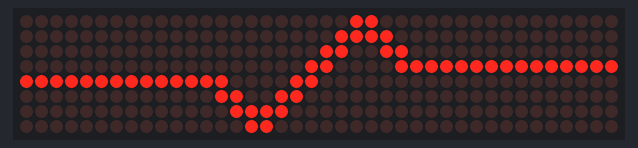
A sketch run on a simulated Arduino Uno, built with avr-gcc and run on an emulated ATmega328P. On the bench: 40×8 LED matrix.

Above: at 1.8 s.

The sketch:

Heart_beat.ino
```cpp
//We always have to include the library
#include "LedControl.h"

/*
 Now we need a LedControl to work with.
 ***** These pin numbers will probably not work with your hardware *****
 pin 12 is connected to the DataIn
 pin 11 is connected to the CLK
 pin 10 is connected to LOAD
 ***** Please set the number of devices you have *****
 But the maximum default of 8 MAX72XX wil also work.
 */
LedControl lc=LedControl(12,11,10,5);

/* we always wait a bit between updates of the display */
unsigned long delaytime=40;
int column=0;
int body=0;

/*
 This time we have more than one device.
 But all of them have to be initialized
 individually.
 */
void setup() {
  //we have already set the number of devices when we created the LedControl
  int devices=lc.getDeviceCount();
  //we have to init all devices in a loop
  for(int address=0;address<devices;address++) {
    /*The MAX72XX is in power-saving mode on startup*/
    lc.shutdown(address,false);
    /* Set the brightness to a medium values */
    lc.setIntensity(address,3);
    /* and clear the display */
    lc.clearDisplay(address);
  }
}

void loop()
{
  lc.setColumn(0,0,B00001000);
  delay(delaytime);
  lc.setColumn(0,1,B00001000);
  delay(delaytime);
  lc.setColumn(0,2,B00001000);
  delay(delaytime);
  lc.setColumn(0,3,B00001000);
  delay(delaytime);
  lc.setColumn(0,4,B00001000);
  delay(delaytime);
  lc.setColumn(0,5,B00001000);
  delay(delaytime);
  lc.setColumn(0,6,B00001000);
  delay(delaytime);
  lc.setColumn(0,7,B00001000);
  delay(delaytime);
  lc.setColumn(1,0,B00001000);
  delay(delaytime);
  lc.setColumn(1,1,B00001000);
  delay(delaytime);
  lc.setColumn(1,2,B00001000);
  delay(delaytime);
  lc.setColumn(1,3,B00001000);
  delay(delaytime);
  lc.setColumn(1,4,B00001000);
  delay(delaytime);
  lc.setColumn(1,5,B00001100);
  delay(delaytime);
  lc.setColumn(1,6,B00000110);
  delay(delaytime);
  lc.setColumn(1,7,B00000011);
  delay(delaytime);
  lc.setColumn(2,0,B00000011);
  delay(delaytime);
  lc.setColumn(2,1,B00000110);
  delay(delaytime);
  lc.setColumn(2,2,B00001100);
  delay(delaytime);
  lc.setColumn(2,3,B00011000);
  delay(delaytime);
  lc.setColumn(2,4,B00110000);
  delay(delaytime);
  lc.setColumn(2,5,B01100000);
  delay(delaytime);
  lc.setColumn(2,6,B11000000);
  delay(delaytime);
  lc.setColumn(2,7,B11000000);
  delay(delaytime);
  lc.setColumn(3,0,B01100000);
  delay(delaytime);
  lc.setColumn(3,1,B00110000);
  delay(delaytime);
  lc.setColumn(3,2,B00010000);
  delay(delaytime);
  lc.setColumn(3,3,B00010000);
  delay(delaytime);
  lc.setColumn(3,4,B00010000);
  delay(delaytime);
  lc.setColumn(3,5,B00010000);
  delay(delaytime);
  lc.setColumn(3,6,B00010000);
  delay(delaytime);
  lc.setColumn(3,7,B00010000);
  delay(delaytime);
  lc.setColumn(4,0,B00010000);
  delay(delaytime);
  lc.setColumn(4,1,B00010000);
  delay(delaytime);
  lc.setColumn(4,2,B00010000);
  delay(delaytime);
  lc.setColumn(4,3,B00010000);
  delay(delaytime);
  lc.setColumn(4,4,B00010000);
  delay(delaytime);
  lc.setColumn(4,5,B00010000);
  delay(delaytime);
  lc.setColumn(4,6,B00010000);
  delay(delaytime);
  lc.setColumn(4,7,B00010000);
  delay(delaytime);
  column=0;
  body=0;
  delay(1000);
  while (body<=4)
  {
    while (column<=7)
    {
      lc.setColumn(body,column,B00000000);
      column++;
      delay(delaytime);
    }
    column=0;
    body++;
  }
delay(1000);
}
```
